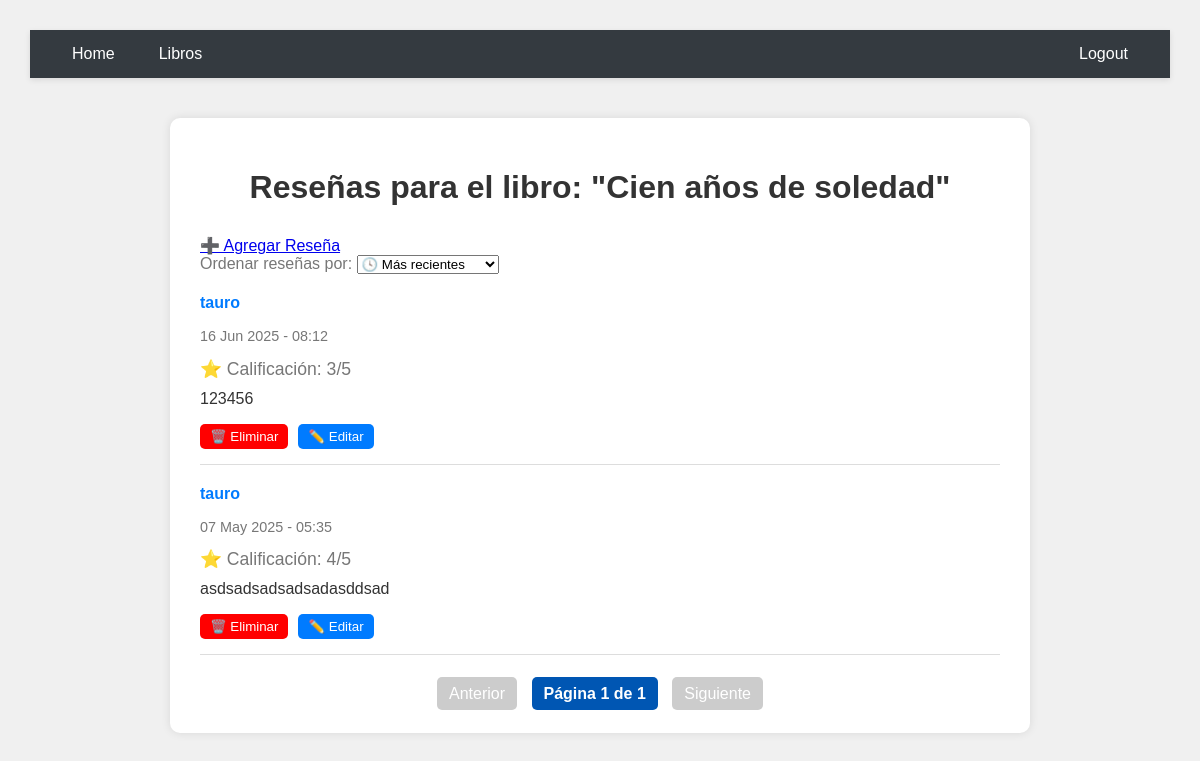
The page /libros/2/ (signed in) on the database as committed earlier.
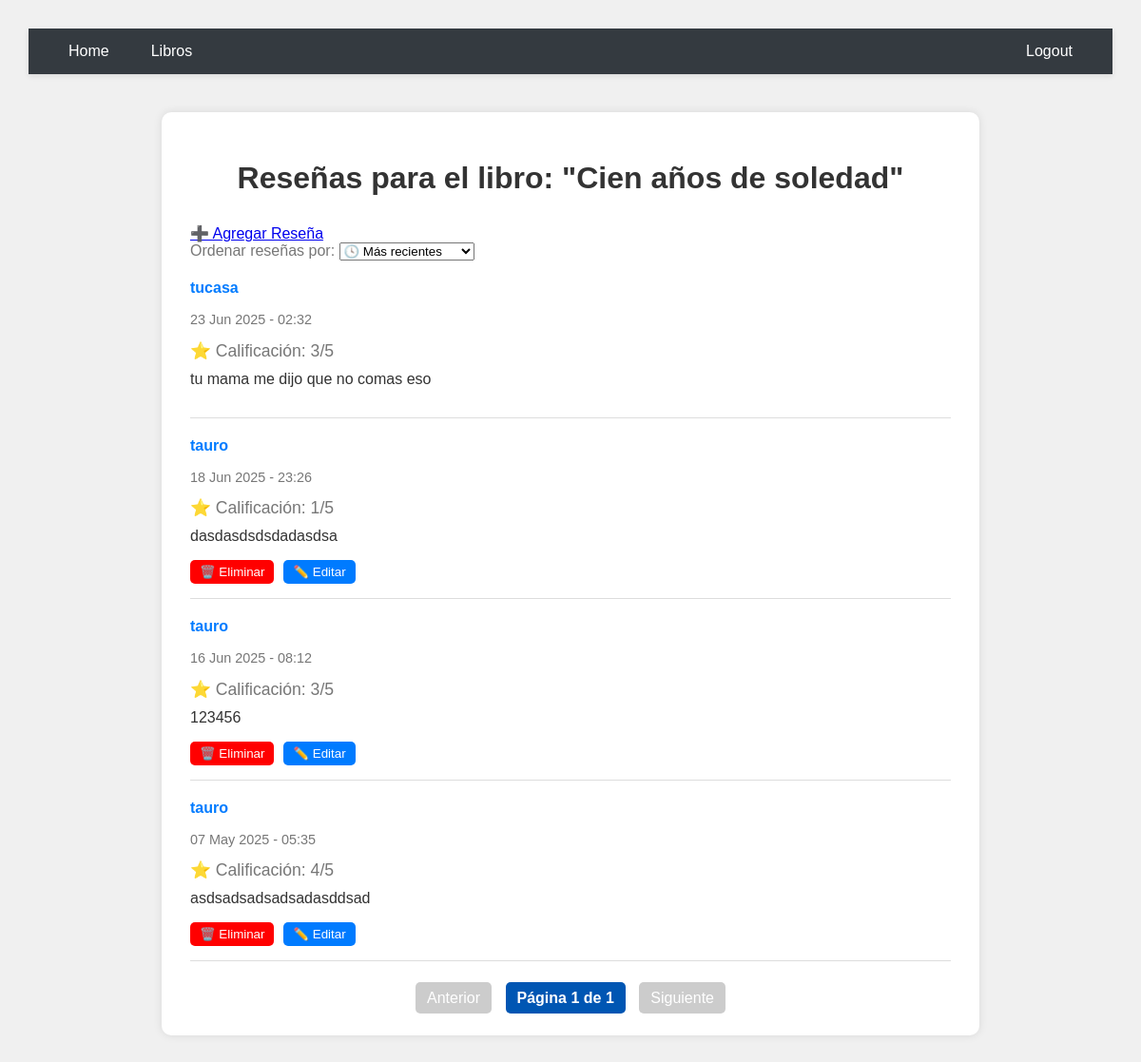
The same page on the database as committed later.
### myapp/models.py (models this page shows, shortened)
class AlmacenLibros(models.Model):
    titulo = models.CharField(max_length=200)
    autor = models.CharField(max_length=200)
    genero = models.ForeignKey(Generolibros, on_delete=models.CASCADE)
    año = models.CharField(max_length=200)
    clasificacion = models.ForeignKey(ClasificacionLibros, on_delete=models.CASCADE)
    critica_de_internet = models.CharField(max_length=200)
    created = models.DateTimeField(auto_now_add=True)

class ReseñaLibro(models.Model):
    estado_lectura = models.ForeignKey(AlmacenLibros, on_delete=models.CASCADE)
    texto_reseña = models.TextField()
    fecha_reseña = models.DateTimeField(auto_now_add=True)
    calificacion = models.PositiveSmallIntegerField(
        choices=[(i, str(i)) for i in range(1, 6)],
        help_text="Calificación del 1 al 5"
    )
    created = models.DateTimeField(auto_now_add=True)
    user = models.ForeignKey(User, on_delete=models.CASCADE, default=1)

### myapp/views.py (the view)
# urls.py: path('libros/<int:reseñalibro_estado_lectura_id>/', views.resena_detallada, name='resena_detallada'),
@login_required
def resena_detallada(request, reseñalibro_estado_lectura_id):
    libro = get_object_or_404(AlmacenLibros, pk=reseñalibro_estado_lectura_id)
    filtro = request.GET.get('filtro', 'recientes')
    reseñas = ReseñaLibro.objects.filter(estado_lectura=libro)
    if filtro == 'recientes':
        reseñas = reseñas.order_by('-fecha_reseña')
    elif filtro == 'antiguos':
        reseñas = reseñas.order_by('fecha_reseña')
    elif filtro == 'mejor_calificados':
        reseñas = reseñas.order_by('-calificacion', '-fecha_reseña')
    elif filtro == 'mios' and request.user.is_authenticated:
        reseñas = reseñas.filter(user=request.user)
    paginator = Paginator(reseñas, 5)
    page_number = request.GET.get('page')
    resenas_page = paginator.get_page(page_number)
    return render(request, 'resena_detallada.html', {
        'resena': resenas_page,
        'libro': libro,
        'filtro': filtro,
    })

### myapp/templates/resena_detallada.html (shortened to what this page needs)
{% extends 'layouts/base.html' %}
{% block content %}
<!DOCTYPE html>
<html lang="es">
<head>
</head>
<body>
    <div class="contenedor">
        <h1>Reseñas para el libro: "{{ libro.titulo }}"</h1>
        <a href="{% url 'crear_resena' libro.id %}" class="boton-resena">➕ Agregar Reseña</a>
        <form method="get" style="margin-bottom: 20px;">
            <label for="filtro" class="etiqueta-negra">Ordenar reseñas por:</label>
            <select name="filtro" id="filtro" onchange="this.form.submit()">
                <option value="recientes" {% if filtro == 'recientes' %}selected{% endif %}>🕓 Más recientes</option>
            </select>
        </form>
        {% for resena in resena %}
            <div class="resena">
                <p class="usuario">{{ resena.user.username }}</p>
                <p class="fecha">{{ resena.fecha_reseña|date:"d M Y - H:i" }}</p>
                <p class="calificacion">⭐ Calificación: {{ resena.calificacion }}/5</p>
                <p class="texto">{{ resena.texto_reseña }}</p>
                {% if resena.user == request.user %}
                    <div style="display: flex; gap: 10px; margin-top: 10px;">
                        <form action="{% url 'eliminar_reseña' resena.id %}" method="post">
                            <button type="submit" style="background: red; color: white; border: none; padding: 5px 10px; border-radius: 5px;">
                                🗑️ Eliminar
                            </button>
                        </form>
                        <a href="{% url 'editar_reseña' resena.id %}">
                            <button style="background: #007bff; color: white; border: none; padding: 5px 10px; border-radius: 5px;">
                                ✏️ Editar
                            </button>
                        </a>
                    </div>
                {% endif %}
            </div>
        {% empty %}
            <p>No hay reseñas aún para este libro.</p>
        {% endfor %}
        <div class="paginacion">
            {% if resena.has_previous %}
                <a href="?page={{ resena.previous_page_number }}">Anterior</a>
            {% else %}
                <span class="disabled">Anterior</span>
            {% endif %}
            <span class="current">Página {{ resena.number }} de {{ resena.paginator.num_pages }}</span>
            {% if resena.has_next %}
                <a href="?page={{ resena.next_page_number }}">Siguiente</a>
            {% else %}
                <span class="disabled">Siguiente</span>
            {% endif %}
        </div>
    </div>
</body>
</html>
{% endblock %}

### myapp/templates/layouts/base.html (shortened to what this page needs)
{% load static %}
<!DOCTYPE html>
<html lang="es">
<head>
    <link rel="stylesheet" href="{% static 'stylo.css' %}">
</head>
<body>
    <nav class="navbar">
        <ul>
            <li><a href="/">Home</a></li>
            <li><a href="/libros">Libros</a></li>
            {% if user.is_authenticated %}
                <li class="right"><a href="/logout">Logout</a></li>
            {% else %}
                <li class="right"><a href="/registro">Iniciar Seción</a></li>
            {% endif %}
        </ul>
    </nav>
    <main>
        {% block content %}
        {% endblock %}
    </main>
</body>
</html>

### myapp/static/stylo.css (style rules this page uses)
body { background: #e9d8d8; color: whitesmoke; }
.navbar { background: #404040; padding: 5px 10px; }
.navbar ul { display: flex; justify-content: space-between; }
.navbar ul li { list-style: none; }

### myapp/templates/layouts/base.html (style rules this page uses)
body { margin: 0; padding: 0; font-family: 'Roboto', sans-serif; background-color: #f4f4f4; }
.navbar { background-color: #343a40; padding: 15px 30px; box-shadow: 0 2px 6px rgba(0,0,0,0.1); }
.navbar ul { list-style: none; margin: 0; padding: 0; display: flex; align-items: center; }
.navbar ul li { margin-right: 20px; }
.navbar ul li:last-child { margin-right: 0; }
.navbar ul li a { color: white; text-decoration: none; font-weight: 500; padding: 8px 12px; border-radius: 4px; transition: background-color 0.3s ease; }
.navbar .right { margin-left: auto; }
main { padding: 40px 20px; max-width: 1000px; margin: auto; }

### myapp/templates/resena_detallada.html (style rules this page uses)
body { font-family: Arial, sans-serif; background: #f0f0f0; padding: 30px; }
.contenedor { max-width: 800px; margin: auto; background: white; padding: 30px; border-radius: 10px; box-shadow: 0 0 10px rgba(0,0,0,0.1); }
h1 { color: #333; text-align: center; margin-bottom: 30px; }
.resena { border-bottom: 1px solid #ddd; padding-bottom: 15px; margin-bottom: 20px; }
.usuario { font-weight: bold; color: #007BFF; }
.fecha { font-size: 0.9em; color: #777; }
.etiqueta-negra { color: #777; }
.calificacion { font-size: 1.1em; margin: 5px 0; color: #777; }
.texto { margin-top: 10px; color: #333; }
.paginacion { text-align: center; margin-top: 30px; }
.paginacion a, .paginacion span { margin: 0 5px; padding: 8px 12px; background: #007BFF; color: white; text-decoration: none; border-radius: 5px; }
.paginacion .current { background: #0056b3; font-weight: bold; }
.paginacion .disabled { background: #ccc; pointer-events: none; }

Rows that differ between the two databases and show on the page:
added ReseñaLibro: user.username "tucasa", fecha_reseña "23 Jun 2025 - 02:32", calificacion "3", texto_reseña "tu mama me dijo que no comas eso"
added ReseñaLibro: user.username "tauro", fecha_reseña "18 Jun 2025 - 23:26", calificacion "1", texto_reseña "dasdasdsdsdadasdsa", shows "🗑️ Eliminar"
